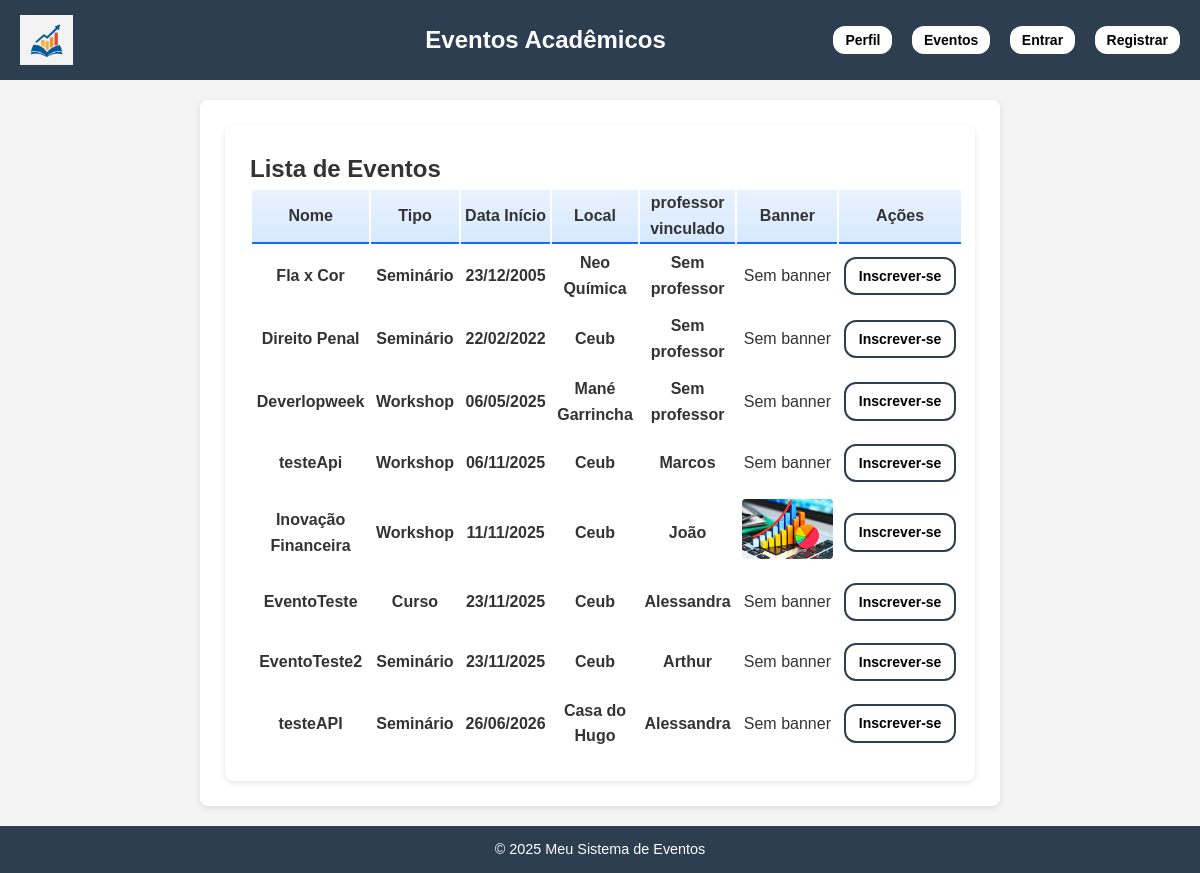
Page /api/eventos/ on the committed database.
### eventos/models.py (models this page shows, shortened)
class Evento(models.Model):
    TIPOS = [
        ('seminario', 'Seminário'),
        ('palestra', 'Palestra'),
        ('workshop', 'Workshop'),
        ('curso', 'Curso'),
    ]
    nome = models.CharField(max_length=200)
    tipo = models.CharField(max_length=20, choices=TIPOS)
    descricao = models.TextField()
    data_inicio = models.DateField()
    data_fim = models.DateField()
    horario_inicio = models.TimeField()
    horario_fim = models.TimeField()
    local = models.CharField(max_length=255)
    quantidade_participantes = models.PositiveIntegerField(null=True, blank=True)
    organizador = models.ForeignKey(
        User,
        on_delete=models.CASCADE,
        related_name="eventos_organizados"
    )
    professor = models.ForeignKey(User, on_delete=models.SET_NULL, null=True, blank=True)
    banner = models.ImageField(upload_to='banners/', blank=True, null=True)

### eventos/views.py (the view)
# urls.py: path('eventos/', views.EventoListView.as_view(), name='evento_list'),
class EventoListView(ListView):
    model = Evento
    template_name = 'evento_list.html'  # Caminho para o template
    context_object_name = 'eventos'     # Nome da variável usada no template
    ordering = ['data_inicio']          # Ordena os eventos por data de início

### eventos/context_processors.py (called while the page is built)
def perfil_context(request):
    if request.user.is_authenticated:
        return {'perfil': getattr(request.user, 'perfil', None)}
    return {}

### eventos/templates/evento_list.html (shortened to what this page needs)
{% extends 'base.html' %}
{% block content %}
<div class="container mt-5">
    <div class="d-flex justify-content-between align-items-center mb-4">
        <h2 class="fw-bold text-primary">Lista de Eventos</h2>
    </div>
    <div class="table-responsive">
        <table class="table table-bordered table-striped align-middle shadow-sm">
            <thead class="table-primary text-center">
                <tr>
                    <th scope="col" class="px-3 py-2">Nome</th>
                    <th scope="col" class="px-3 py-2">Tipo</th>
                    <th scope="col" class="px-3 py-2">Data Início</th>
                    <th scope="col" class="px-3 py-2">Local</th>
                    <th scope="col" class="px-3 py-2">professor vinculado</th>
                    <th scope="col" class="px-3 py-2">Banner</th>
                    <th scope="col" class="px-3 py-2">Ações</th>
                </tr>
            </thead>
            <tbody>
                {% for evento in eventos %}
                <tr>
                    <td class="fw-semibold text-dark"><strong>{{ evento.nome }}</strong></td>
                    <td class="text-muted"><strong>{{ evento.get_tipo_display }}</strong></td>
                    <td class="text-center"><strong>{{ evento.data_inicio|date:"d/m/Y" }}</strong></td>
                    <td class="text-muted"><strong>{{ evento.local }}</strong></td>
                    <td class="text-muted">
  {% if evento.professor %}
    <strong>{{ evento.professor.username }}</strong>
  {% else %}
    <strong>Sem professor</strong>
  {% endif %}
</td>
                    <td class="text-center">
    {% if evento.banner %}
        <img src="{{ evento.banner.url }}" alt="Banner {{ evento.nome }}"
             style="max-width: 100px; max-height: 60px; object-fit: cover; border-radius: 4px;">
    {% else %}
        <span class="text-muted">Sem banner</span>
    {% endif %}
</td>
                    <td class="text-center">
                       {% if user != evento.organizador and perfil.tipo != 'organizador' %}
                          <a href="{% url 'inscricao_create' evento.id %}" class="buttonEvento">
                               Inscrever-se
                           </a>
                        {% endif %}
                    </td>
                </tr>
                {% empty %}
                <tr>
                    <td colspan="5" class="text-center text-muted py-3">
                        Nenhum evento cadastrado.''
                    </td>
                </tr>
                {% endfor %}
            </tbody>
        </table>
    </div>
</div>
{% endblock %}

### eventos/templates/base.html (shortened to what this page needs)
{% load static %}
<!DOCTYPE html>
<html lang="pt-BR">
<head>
</head>
<body>
    <header>
        <img src="{% static 'img/logo_eventos_academicos.png' %}" >
        <h1>Eventos Acadêmicos</h1>
        <nav>
            {% if user.is_authenticated %}
                <a href="{% url 'perfil' %}" class="buttonH">Perfil</a>
            {% else %}
                <a href="{% url 'login' %}?next={% url 'perfil' %}" class="buttonH">Perfil</a>
            {% endif %}
            <a href="{% url 'evento_list' %}" class="buttonH">Eventos</a>
            {% if user.is_authenticated %}
                <form method="post" action="{% url 'logout' %}">
                    {% csrf_token %}
                    <button type="submit" class="buttonH">Sair</button>
                </form>
            {% else %}
                <a href="{% url 'login' %}" class="buttonH">Entrar</a>
                <a href="{% url 'registro' %}" class="buttonH">Registrar</a>
            {% endif %}
        </nav>
    </header>
    <main>
        <div class="container">
            {% block content %}{% endblock %}
        </div>
    </main>
    <footer>
        &copy; 2025 Meu Sistema de Eventos
    </footer>
</body>
</html>

### eventos/templates/base.html (style rules this page uses)
* { margin: 0; padding: 0; box-sizing: border-box; }
body { font-family: Arial, sans-serif; background-color: #f4f4f4; color: #333; line-height: 1.6; }
header img { height: 50px; margin-right: 200px; }
header { background-color: #2c3e50; color: #fff; padding: 15px 20px; display: flex; align-items: center; justify-content: space-between; }
header h1 { font-size: 1.5rem; }
nav a, nav form button { color: #fff; text-decoration: none; margin-left: 15px; font-size: 0.95rem; }
main { padding: 20px; min-height: calc(100vh - 120px); }
.container { max-width: 800px; margin: auto; background: #fff; padding: 25px; border-radius: 8px; box-shadow: 0 2px 6px rgba(0,0,0,0.1); }
.buttonH { font-weight: bold; background-color: white; color: black; padding: 6px 12px; border-radius: 12px; text-decoration: none; font-size: 14px; transition: all 0.3s ease; }
.buttonEvento { margin-bottom: 15px; display: block; width: 112px; justify-content: center; align-items: center; text-align: center; margin: 5px auto; font-weight: bold; background-color: white; border: 2px solid #2c3e50; color: black; padding: 6px 12px; border-radius: 12px; text-decoration: none; font-size: 14px; transition: all 0.3s ease; }
footer { background-color: #2c3e50; color: white; text-align: center; padding: 12px; font-size: 0.9rem; position: relative; bottom: 0; width: 100%; }

### eventos/templates/evento_list.html (style rules this page uses)
table th { background: linear-gradient(180deg, #e9f2ff, #d6e9ff); font-weight: 600; border-bottom: 2px solid #0d6efd !important; text-align: center; }
table td { vertical-align: middle; padding: 0.30rem; text-align: center; }

### rows in the picture
Evento: nome "Fla x Cor", tipo "Seminário", data_inicio "23/12/2005", local "Neo Química", shows "Sem professor", shows "Sem banner", shows "Inscrever-se"
Evento: nome "Direito Penal", tipo "Seminário", data_inicio "22/02/2022", local "Ceub", shows "Sem professor", shows "Sem banner", shows "Inscrever-se"
Evento: nome "Deverlopweek", tipo "Workshop", data_inicio "06/05/2025", local "Mané Garrincha", shows "Sem professor", shows "Sem banner", shows "Inscrever-se"
Evento: nome "testeApi", tipo "Workshop", data_inicio "06/11/2025", local "Ceub", professor.username "Marcos", banner "Sem banner", shows "Inscrever-se"
Evento: nome "Inovação Financeira", tipo "Workshop", data_inicio "11/11/2025", local "Ceub", professor.username "João", banner (picture), shows "Inscrever-se"
Evento: nome "EventoTeste", tipo "Curso", data_inicio "23/11/2025", local "Ceub", professor.username "Alessandra", banner "Sem banner", shows "Inscrever-se"
Evento: nome "EventoTeste2", tipo "Seminário", data_inicio "23/11/2025", local "Ceub", professor.username "Arthur", banner "Sem banner", shows "Inscrever-se"
Evento: nome "testeAPI", tipo "Seminário", data_inicio "26/06/2026", local "Casa do Hugo", professor.username "Alessandra", banner "Sem banner", shows "Inscrever-se"
